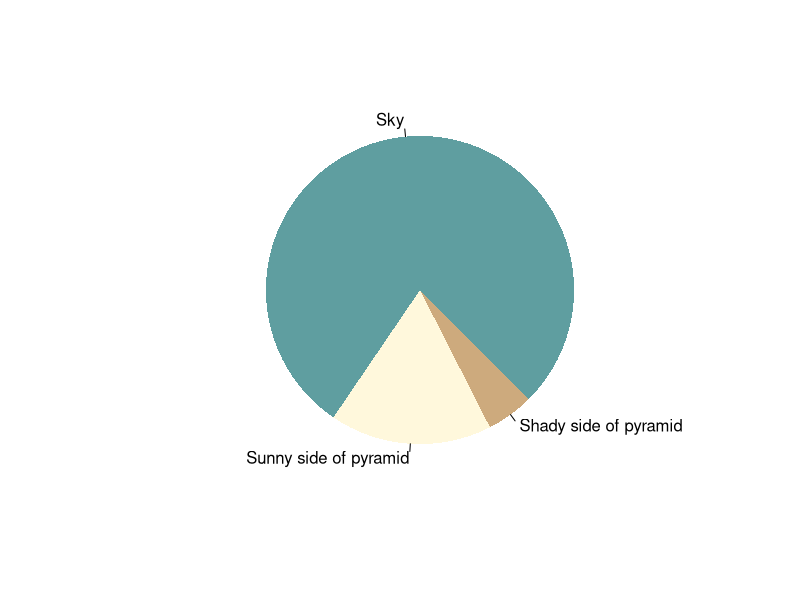
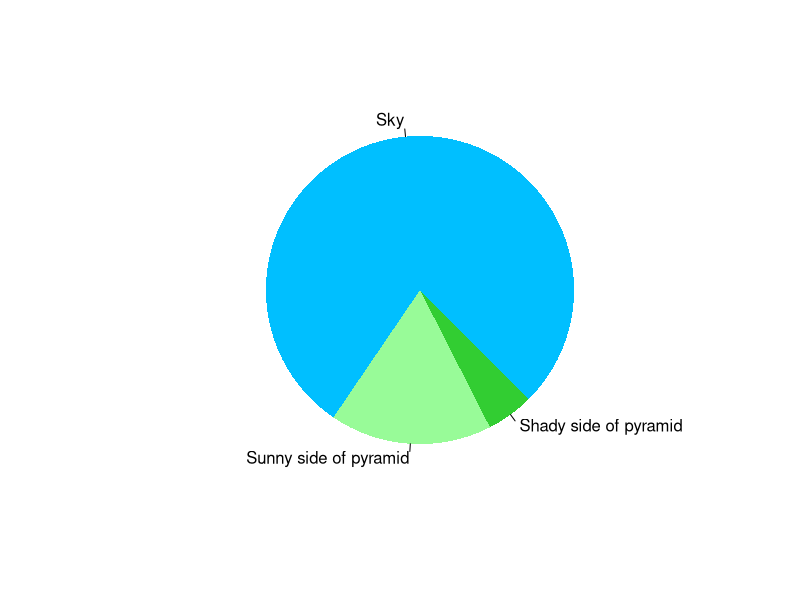

Generate these figures, in order, with R:
## ---- chunk 1
pie(
  c(Sky = 78, "Sunny side of pyramid" = 17, "Shady side of pyramid" = 5), 
  init.angle = 315, 
  col = c("cadetblue", "cornsilk", "burlywood3"), 
  border = FALSE
)
## ---- chunk 2
pie(
  c(Sky = 78, "Sunny side of pyramid" = 17, "Shady side of pyramid" = 5), 
  init.angle = 315, 
  col = c("deepskyblue", "palegreen", "limegreen"), 
  border = FALSE
)
